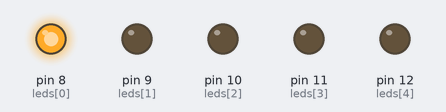
The sketch below on a simulated Arduino Uno, built with avr-gcc and run on an emulated ATmega328P. Shown: output pins drawn as LEDs (lit = HIGH).

Above: at 0.05 s.
At 0.55 s:
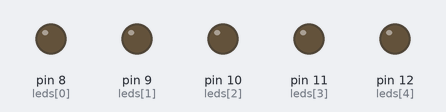
At 0.75 s:
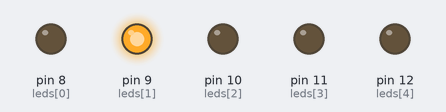
At 1.45 s:
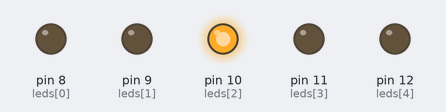
At 2.15 s:
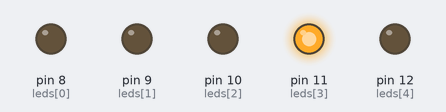
At 2.85 s:
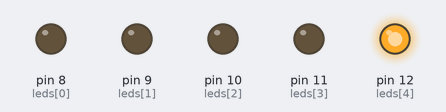
Timing chart, 0 to 3.1 s (numbered marks = the images above):
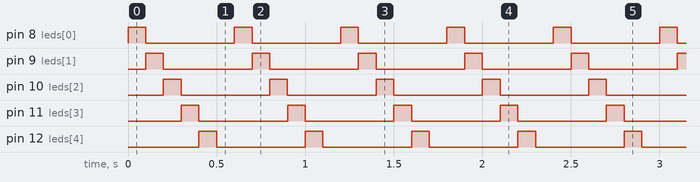

Measured:
- by itself, pin 8 (leds[0]), pin 9 (leds[1]), pin 10 (leds[2]), pin 11 (leds[3]), pin 12 (leds[4]): alternates HIGH for 0.10 s and LOW for 0.50 s
- by itself, everything shown: repeats every 0.60 s, in 6 steps

The sketch:

ArduinoLEDs.ino
```cpp
const byte leds[] ={8,9,10,11,12};
const byte total = sizeof(leds);
byte index = 0;

void setup(){
  for(byte i = 0;i<total; i++){
    pinMode(leds[i],OUTPUT);
  }
}
void loop(){
   for(byte i = 0;i<total; i++){
      digitalWrite(leds[i],LOW);
    }
  digitalWrite(leds[index],HIGH);
  if(index<total){
    index++;
  }else{
     index =0;
  }
  delay(100);
}
```
